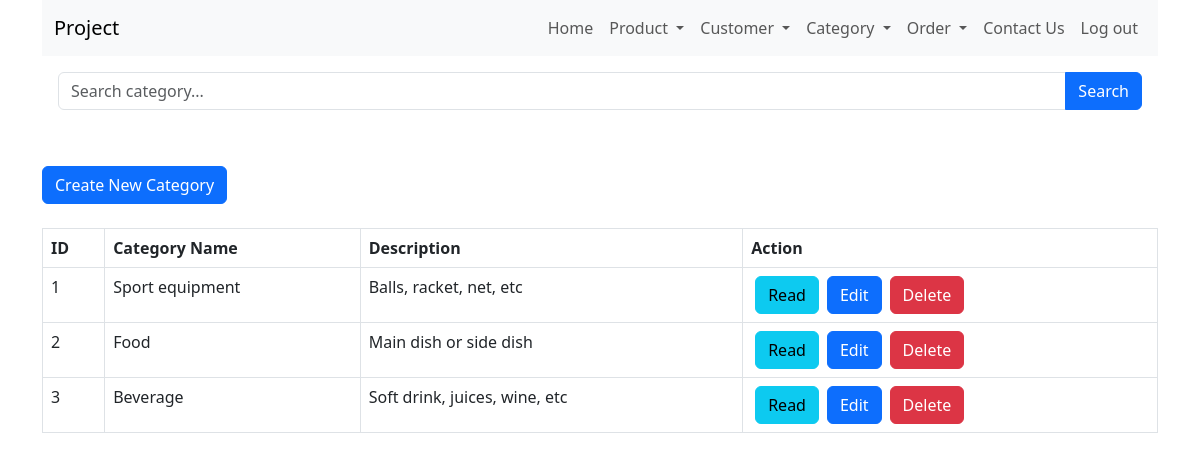
The app's page /category_read.php, older data.
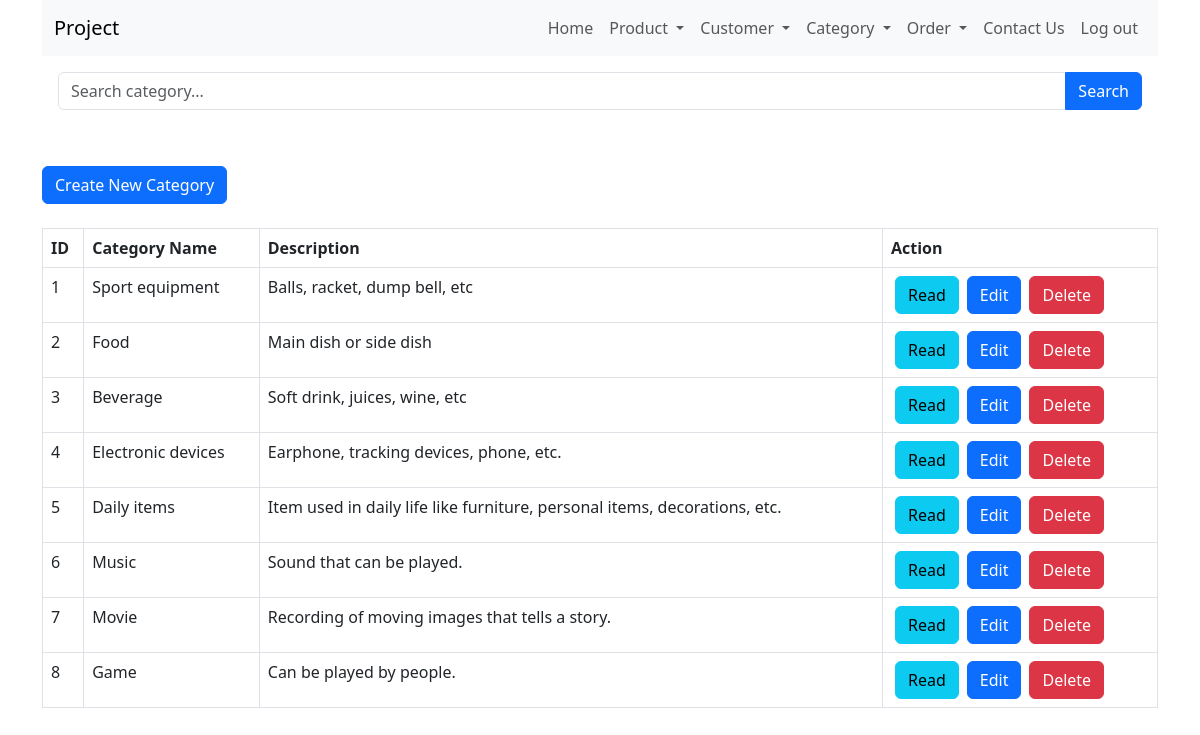
The same page, newer data.
### tables this page shows
CREATE TABLE `category` (
  `category_id` int(11) NOT NULL,
  `category_name` varchar(20) NOT NULL,
  `description` text NOT NULL
);

### category_read.php (the view, shortened to what this page needs)
<html lang="en">
<head>
    <link href="https://cdn.jsdelivr.net/npm/bootstrap@5.3.0/dist/css/bootstrap.min.css" rel="stylesheet">
</head>
<body>
    <div class="container">
        <?php
        include 'menu/menu.php';
        ?>
        <?php
        include 'config/database.php';
        $searchKeyword = isset($_GET['search']) ? $_GET['search'] : '';
        $query = "SELECT * FROM category";
        $query .= " ORDER BY category_id ASC";
        $stmt = $con->prepare($query);
        $stmt->execute();
        $num = $stmt->rowCount();
        echo '<div class="p-3">
            <form method="GET" action="">
                <div class="input-group mb-3">
                    <input type="text" class="form-control" name="search" placeholder="Search category..." value="' . str_replace('%', '', $searchKeyword) . '">
                    <button class="btn btn-primary" type="submit">Search</button>
                </div>
            </form>
        </div>';
        echo "<br><div><a href='category_create.php' class='btn btn-primary m-b-1em'>Create New Category</a></div>" . "<br>";
        if ($num > 0) {
            echo "<table id='product_table' class='table table-hover table-responsive table-bordered'>";
            echo "<tr>";
            echo "<th>ID</th>";
            echo "<th>Category Name</th>";
            echo "<th>Description</th>";
            echo "<th>Action</th>";
            echo "</tr>";
            while ($row = $stmt->fetch(PDO::FETCH_ASSOC)) {
                extract($row);
                echo "<tr>";
                echo "<td>{$category_id}</td>";
                echo "<td>{$category_name}</td>";
                echo "<td>{$description}</td>";
                echo "<td>";
                echo "<a href='category_read_one.php?id={$category_id}' class='btn btn-info m-r-1em mx-1'>Read</a>";
                echo "<a href='category_update.php?id={$category_id}' class='btn btn-primary m-r-1em mx-1'>Edit</a>";
                echo "<a href='#' onclick='delete_product({$category_id});'  class='btn btn-danger mx-1'>Delete</a>";
                echo "</td>";
                echo "</tr>";
            }
            echo "</table>";
        } else {
            echo "<div class='alert alert-danger'>No records found.</div>";
        }
        ?>
    </div>
</body>
</html>

### menu/menu.php (shortened to what this page needs)
<div class="page-header">
    <nav class="navbar navbar-expand-lg bg-body-tertiary">
        <div class="container-fluid d-flex">
            <a class="navbar-brand" href="#">Project</a>
            <div class="collapse navbar-collapse d-flex flex-row-reverse" id="navbarNavAltMarkup">
                <div class="navbar-nav">
                    <a class="nav-link" href="index.php">Home</a>
                    <li class="nav-item dropdown">
                        <a class="nav-link dropdown-toggle" href="#" role="button" data-bs-toggle="dropdown" aria-expanded="false">
                            Product
                        </a>
                    </li>
                    <li class="nav-item dropdown">
                        <a class="nav-link dropdown-toggle" href="#" role="button" data-bs-toggle="dropdown" aria-expanded="false">
                            Customer
                        </a>
                    </li>
                    <li class="nav-item dropdown">
                        <a class="nav-link dropdown-toggle" href="#" role="button" data-bs-toggle="dropdown" aria-expanded="false">
                            Category
                        </a>
                    </li>
                    <li class="nav-item dropdown">
                        <a class="nav-link dropdown-toggle" href="#" role="button" data-bs-toggle="dropdown" aria-expanded="false">
                            Order
                        </a>
                    </li>
                    <a class="nav-link" href="contact.php">Contact Us</a>
                    <?php
                    echo "<a class='nav-link' href='login.php'>Log out</a>";
                    ?>
                </div>
            </div>
        </div>
    </nav>
</div>

Row changes from the older to the newer data that the page shows:
changed category "Sport equipment": description "Balls, racket, net, etc" → "Balls, racket, dump bell, etc"
added category: category_id "4", category_name "Electronic devices", description "Earphone, tracking devices, phone, etc."
added category: category_id "5", category_name "Daily items", description "Item used in daily life like furniture, personal items, decorations, etc."
added category: category_id "6", category_name "Music", description "Sound that can be played."
added category: category_id "7", category_name "Movie", description "Recording of moving images that tells a story."
added category: category_id "8", category_name "Game", description "Can be played by people."
